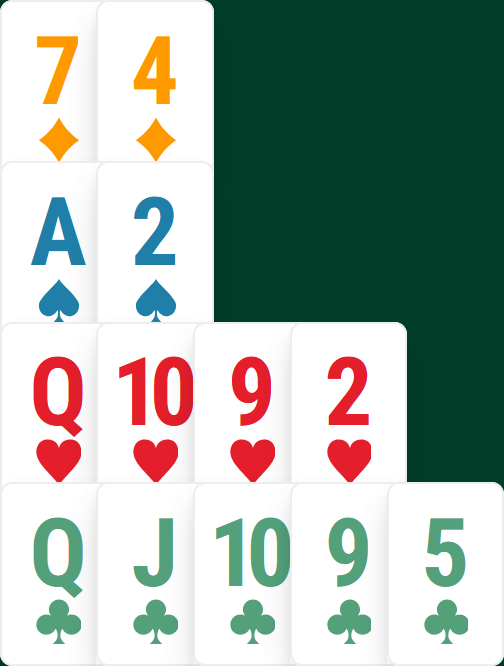
#> input picture hand-ocr/_leftgrid.png, 504 x 666 px
$ python -i rows.py   (imports and definitions only)
#> lines starting #> are read from the running program, lines starting #| are printed output that depends on the picture; after the words box and inside, x2 and y2 are one past the last pixel; in counts of white or black regions, pixels touching at a corner belong together
"""Mode B: suit-row cross diagram -> Deal (BridgeWebs, RealBridge, club prints).

The classic printed-style layout: four hands around a central compass box, each
hand written as four text rows

    <suit glyph> <ranks>        e.g.  "A 10 5"  (BridgeWebs)  or  "AT5" (prints)

with rows ordered S, H, D, C top->bottom. Here suit is *positional* (row index);
the leading suit glyph is only a cross-check, so we recognise ranks only.

Algorithm (all classical image processing; verified on `bridgewebs-4-2.png`):

1. Find the central compass by masking its distinctive green and taking the
   bounding box of the green blobs -- a strong, unambiguous anchor.
2. Place the four hand boxes at fixed offsets around that anchor (N above,
   S below, W left, E right).
3. Split each hand box into four equal rows -> suit by row index.
4. Otsu-threshold the row, find connected components (each = one glyph),
   drop the leftmost (the suit symbol), keep the rest left-to-right.
5. Classify each rank glyph against a template `Atlas` (nearest exemplar).

`model` folds a recognised "10" into "T" and validates the assembled deal.

Known limitations (documented, not yet solved): touching glyphs occasionally
merge into one component (under-segmentation); and an atlas built from one
rendering degrades on a *different-resolution* rendering of the same source
(cross-scale drift). The deployment model is one atlas per source rendering.

Vision + atlas imported lazily so the model spine stays dependency-free.
"""

from __future__ import annotations

from pathlib import Path
from typing import Any

from .model import SEATS, SUITS, Deal, DealError, Hand, dealer_for_board, vul_for_board

# where the shipped per-source atlases live (see tools/build_atlas.py)
_ATLAS_ROOT = Path(__file__).resolve().parent / "atlas"
DEFAULT_ATLAS = "bridgewebs"  # compass anchor => BridgeWebs render
# atlas used when the hands were located by the compass-less suit-quadruple
# anchor (RealBridge results, and — until it gets its own — the print grids).
ANCHOR_ATLAS = "realbridge"
# RealBridge *replay* is also anchor-located but renders on a green baize with a
# bigger font; distinguished from results by that baize (see read_rows).
REPLAY_ATLAS = "realbridge-replay"
# Club prints come at two scales: the regular ~12px-glyph grid ("print") and a
# high-res "zoomed" export (~20-24px). Same layout, different glyph size, so each
# needs its own same-render atlas; read_rows picks by measured glyph height.
PRINT_ATLAS = "print"
PRINT_ZOOMED_ATLAS = "print-zoomed"
_PRINT_ZOOM_MIN_H = 16.0  # median glyph height at/above which the zoomed atlas wins

# component filters: ignore specks and thin noise when splitting a row into glyphs
_MIN_AREA, _MIN_W, _MIN_H = 10, 3, 6


def compass_mask(img_bgr: Any) -> Any:
    """Binary mask of the compass square. Its bars are coloured by vulnerability:
    GREEN when not vulnerable, RED when vulnerable (so a 'Vul All' board has an
    all-red compass). We therefore accept both hues. The small red suit symbols
    in the hands also match red, but they are filtered out by area/centrality
    wherever this mask is used."""
    import cv2

    hsv = cv2.cvtColor(img_bgr, cv2.COLOR_BGR2HSV)
    green = cv2.inRange(hsv, (35, 60, 40), (90, 255, 200))
    red1 = cv2.inRange(hsv, (0, 80, 60), (10, 255, 255))
    red2 = cv2.inRange(hsv, (170, 80, 60), (180, 255, 255))
    return cv2.bitwise_or(cv2.bitwise_or(green, red1), red2)


def _compass_bbox(img_bgr: Any) -> tuple[int, int, int, int]:
    """Bounding box (minx, miny, maxx, maxy) of the *central* compass.

    Only compass-coloured blobs whose centre lies in the central region are
    considered, so on a full-cell multi-board tile the neighbouring boards'
    compass edges (near the tile border) are ignored and we lock onto this
    board's compass. On a single board the compass is central anyway."""
    import cv2

    h, w = img_bgr.shape[:2]
    mask = compass_mask(img_bgr)
    contours, _ = cv2.findContours(mask, cv2.RETR_EXTERNAL, cv2.CHAIN_APPROX_SIMPLE)
    boxes = []
    for c in contours:
        if cv2.contourArea(c) <= 600:  # compass bars are chunky; excludes red suit symbols
            continue
        x, y, bw, bh = cv2.boundingRect(c)
        cx, cy = x + bw / 2, y + bh / 2
        if abs(cx - w / 2) < 0.34 * w and abs(cy - h / 2) < 0.40 * h:  # central only
            boxes.append((x, y, bw, bh))
    if not boxes:
        raise RuntimeError("no central green compass found; not a ROWS diagram?")
    minx = min(x for x, _, _, _ in boxes)
    miny = min(y for _, y, _, _ in boxes)
    maxx = max(x + bw for x, _, bw, _ in boxes)
    maxy = max(y + bh for _, y, _, bh in boxes)
    # A real compass is small (<=~0.26x0.18 of the tile). A big central green
    # region -- e.g. RealBridge replay's baize trick area -- is not a compass;
    # reject it so we fall through to the suit-quadruple anchor.
    if (maxx - minx) > 0.5 * w or (maxy - miny) > 0.5 * h:
        raise RuntimeError("central green region too large to be a compass")
    return minx, miny, maxx, maxy


# [53 lines left out: functions _hand_boxes, _hand_boxes_from_stacks, not called in this run]


def _seat_boxes(img_bgr: Any) -> tuple[dict[str, tuple[int, int, int, int]], str]:
    """Four hand boxes plus which anchor produced them ("compass" | "anchor").

    Tries the BridgeWebs green/red compass first (the verified fast path that
    also supplies vulnerability metadata); on its absence falls back to the
    source-independent suit-quadruple anchor. The source tag lets the caller
    pick the matching recognition atlas."""
    try:
        return _hand_boxes(_compass_bbox(img_bgr)), "compass"
    except RuntimeError:
        from .anchor import find_hand_stacks

        return _hand_boxes_from_stacks(find_hand_stacks(img_bgr), img_bgr.shape[1]), "anchor"


# [43 lines left out: functions _cluster_rows, _col_ink, _valley_cuts, _split_box, not called in this run]


# a component only holds >1 glyph once it is clearly wider than a single wide rank
# (K/Q/A run ~1.6x the median); below this a lone glyph must not be split.
_SPLIT_RATIO = 1.8


# [180 lines left out: functions _maybe_split, _box_rows, _glyphs_from_boxes, _median_glyph_height, not called in this run]


def hand_row_glyphs(img_bgr: Any) -> dict[str, list[list[Any]]]:
    """seat -> 4 rows (S,H,D,C) -> list of normalised rank-glyph images.

    Pure geometry + segmentation, no recognition. Separated out so the atlas
    bootstrap (which knows the labels) and the recogniser share it. Uses the
    compass anchor when present, else the suit-quadruple anchor."""
    import cv2

    boxes, _ = _seat_boxes(img_bgr)
    return _glyphs_from_boxes(cv2.cvtColor(img_bgr, cv2.COLOR_BGR2GRAY), boxes)


# [69 lines that did not run here, left out]

>>> import cv2
>>> picture = cv2.imread('../_leftgrid.png')
#> picture is the input picture: shape (666, 504, 3); mean B, G, R 164.8, 174, 158.6
>>> result = hand_row_glyphs(picture)
#> in compass_mask, `hsv = cv2.cvtColor(img_bgr, cv2.COLOR_BGR2HSV)`: hsv: shape (666, 504, 3); mean H, S, V 38.9, 103.6, 183.9
#> in compass_mask, `green = cv2.inRange(hsv, (35, 60, 40), (90, 255, 200))`:
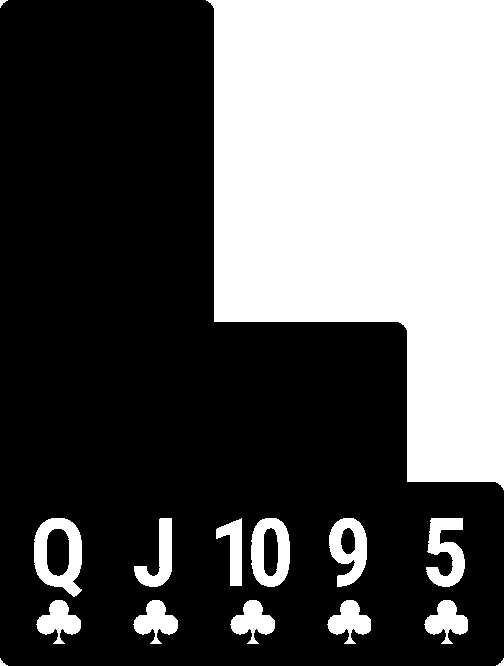
#> green: shape (666, 504); 36.7% white; 15 white regions, largest, box (x1, y1, x2, y2) and area: (206, 0, 504, 490) 108987, (34, 518, 82, 597) 2055, (251, 518, 290, 587) 1691
#> in compass_mask, `red1 = cv2.inRange(hsv, (0, 80, 60), (10, 255, 255))`:
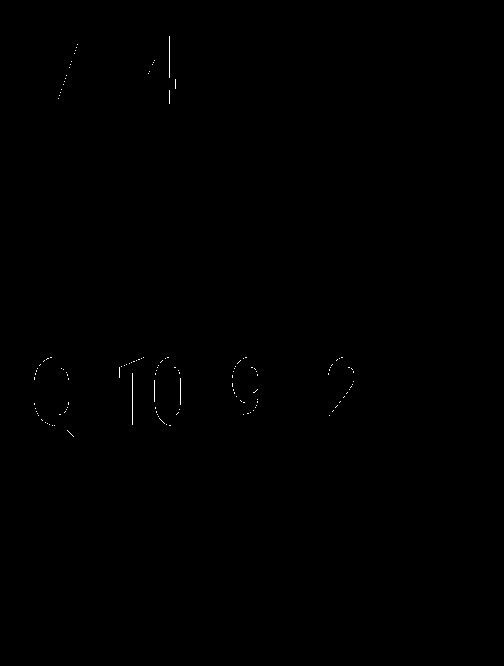
#> red1: shape (666, 504); 0.11% white in thin lines or dots, all inside (x1, y1, x2, y2) = (34, 36, 354, 437)
#> in compass_mask, `red2 = cv2.inRange(hsv, (170, 80, 60), (180, 255, 255))`:
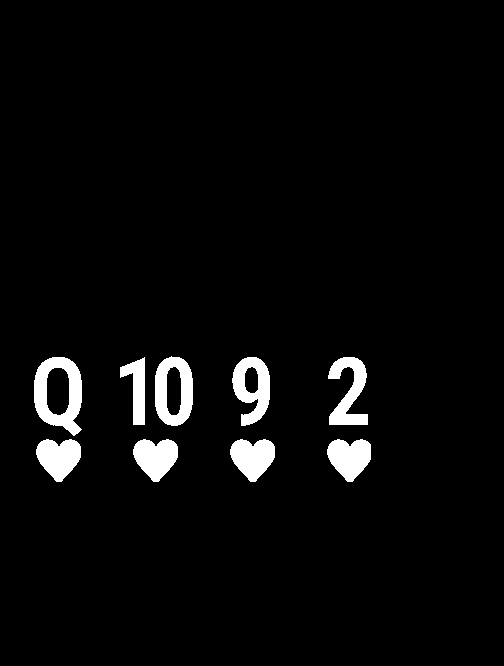
#> red2: shape (666, 504); 3.9% white; 9 white regions, largest, box (x1, y1, x2, y2) and area: (34, 357, 82, 436) 2028, (155, 356, 193, 426) 1651, (232, 357, 270, 426) 1518
#> in compass_mask, `return cv2.bitwise_or(cv2.bitwise_or(green, red1), red2)`:
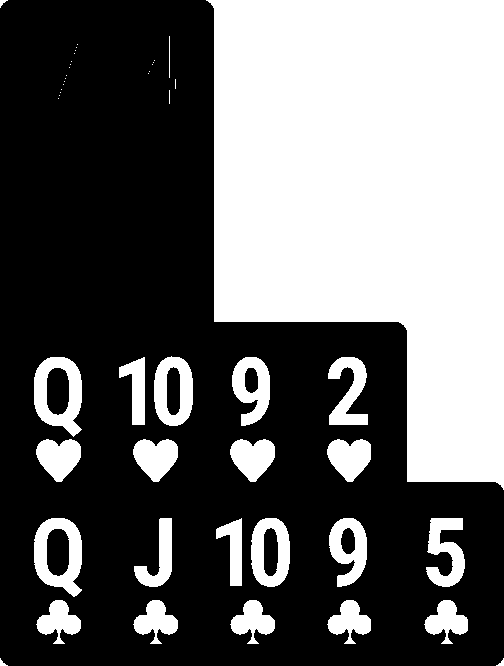
#> returned value: shape (666, 504); 40.7% white; 47 white regions (22 under 20 px)
#> in _compass_bbox, `contours, _ = cv2.findContours(mask, cv2.RETR_EXTERNAL, cv2.CHAIN_APPR..`: contours = 47 contours, 26 with area under 20; largest, box (x1, y1, x2, y2) and area: (206, 0, 504, 490) 108210, (34, 357, 82, 437) 2880, (34, 518, 82, 597) 2864, (154, 356, 193, 426) 2216, (251, 518, 290, 587) 2198
#> the loop in _compass_bbox, `for c in contours:` made 47 passes
#> c on passes 23 to 34: [[58, 98]], [[59, 95]], [[60, 92]], [[169, 90], [169, 103]], [[61, 89]], [[63, 84]], [[64, 81]], [[175, 79], [175, 88]], [[65, 78]], [[66, 75]], [[148, 73]], [[149, 71]]
#> (x, y, bw, bh, cx, cy) on passes 3 to 8: (424, 600, 44, 44, 446, 622), (327, 600, 44, 44, 349, 622), (230, 600, 45, 44, 252.5, 622), (133, 600, 45, 44, 155.5, 622), (36, 600, 45, 44, 58.5, 622), (426, 518, 39, 69, 445.5, 552.5)
#> after the loop in _compass_bbox, `for c in contours:`: boxes = [(329, 518, 38, 69), (251, 518, 39, 69), (216, 518, 26, 68), (134, 518, 38, 69), (327, 439, 44, 43), (230, 439, 45, 43), (133, 439, 45, 43), (328, 357, 40, 68), (232, 357, 38, 69), (119, 357, 26, 68), (154, 356, 39, 70), (206, 0, 298, 490)]
#> in _compass_bbox, `minx = min(x for x, _, _, _ in boxes)`: minx = 119
#> in _compass_bbox, `miny = min(y for _, y, _, _ in boxes)`: miny = 0
#> in _compass_bbox, `maxx = max(x + bw for x, _, bw, _ in boxes)`: maxx = 504
#> in _compass_bbox, `maxy = max(y + bh for _, y, _, bh in boxes)`: maxy = 587
#> (the run stopped early here; a loop or call above may not have finished)
